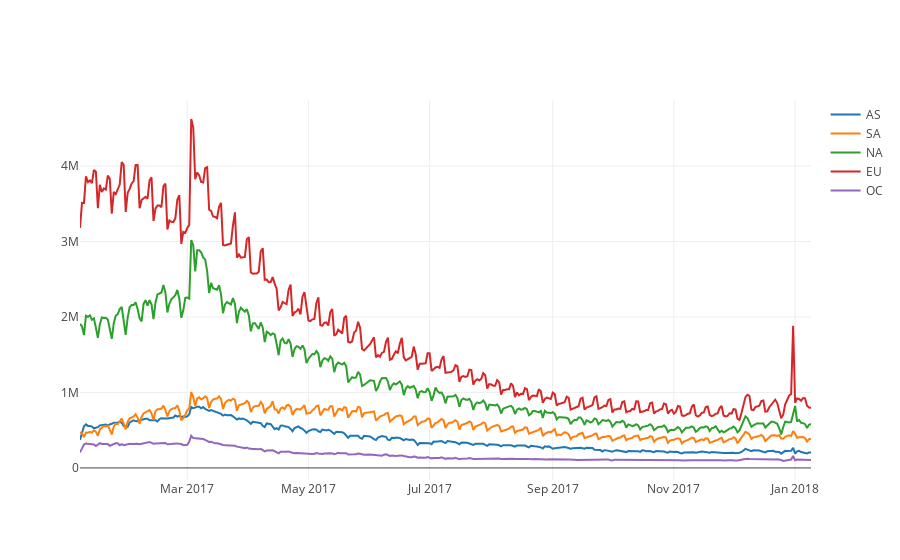

Write notebook code for a chart like this one.
### Code cell
po.iplot(fig)

### Figure 1 — Plotly figure (JSON) as saved in the notebook; plotly's stock layout.template omitted (floating-point values rounded to 4 significant figures; data arrays with more than 128 entries replaced by an {"elided": "..."} marker saying what was removed)
{"data": [{"name": "AS", "type": "scatter", "uid": "8f83e9fc-ea74-44b1-b157-83b6c35a9b80", "x": {"elided": "366 str values"}, "y": {"elided": "366 int values"}}, {"name": "SA", "type": "scatter", "uid": "d6cd985d-b332-4028-bcaa-5316feaf88b4", "x": {"elided": "366 str values"}, "y": {"elided": "366 int values"}}, {"name": "NA", "type": "scatter", "uid": "a6f495dc-460c-48a9-a1ea-4457c09cbc9d", "x": {"elided": "366 str values"}, "y": {"elided": "366 int values"}}, {"name": "EU", "type": "scatter", "uid": "f80a1dfd-e0c5-4296-870f-1152467eca8d", "x": {"elided": "366 str values"}, "y": {"elided": "366 int values"}}, {"name": "OC", "type": "scatter", "uid": "8436fb96-5dda-4ebf-86af-78dab5c02a09", "x": {"elided": "366 str values"}, "y": {"elided": "366 int values"}}], "layout": {}}
